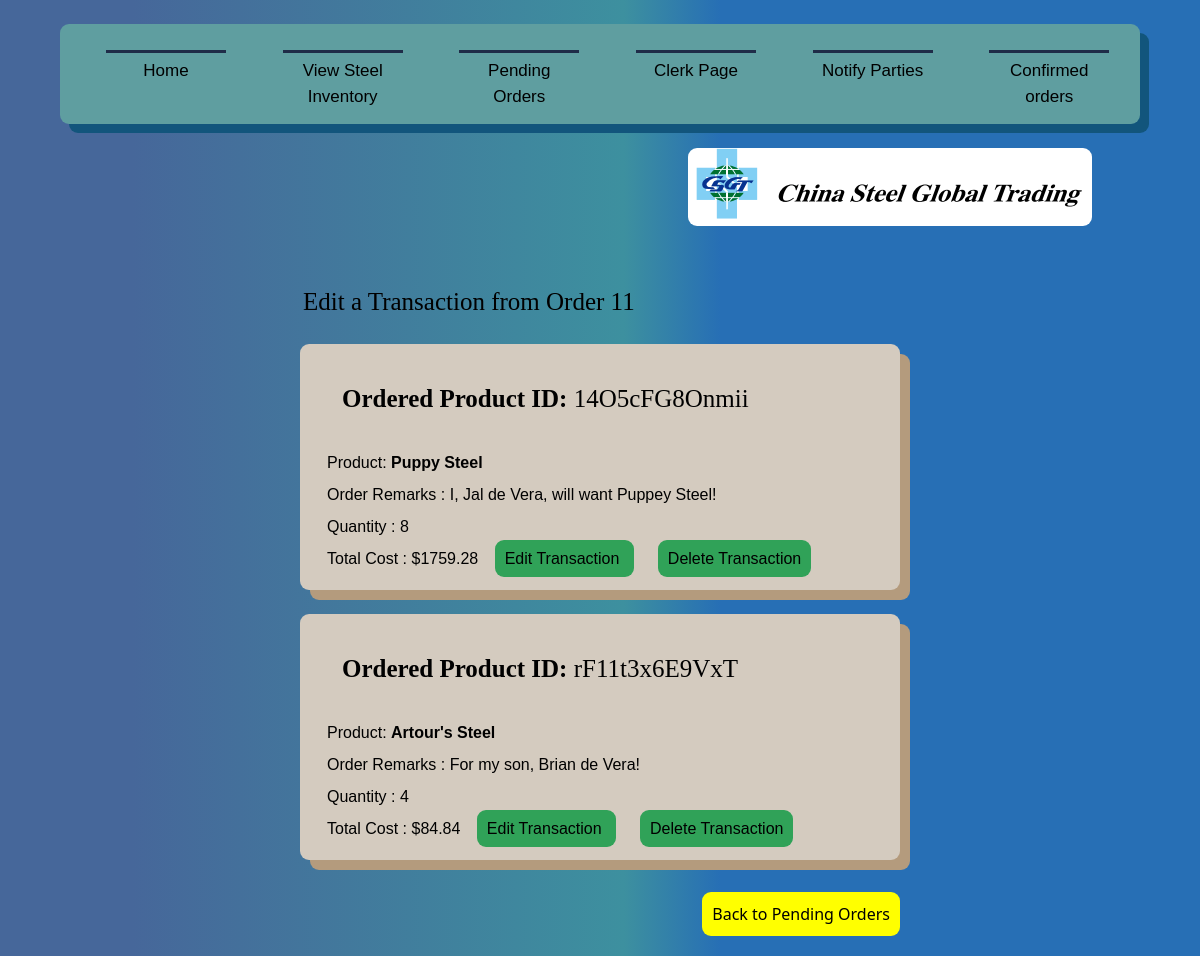
/UnfinishedTransactions/11/ (signed in), run on the app's committed database.
### Inventory/models.py (models this page shows, shortened)
class OrderedProduct(models.Model):
    remarks = models.CharField(max_length=200)
    quantity = models.IntegerField(default=0)
    totalcost = models.DecimalField(default=0, validators=[DecimalValidator(10,2)], decimal_places=2, max_digits=10)
    OrderedProductID = models.CharField(default=None, unique=True, max_length=13)
    OrderID = models.ForeignKey(FinalOrder, default=None, on_delete=models.CASCADE)
    Marks = models.ForeignKey(Product, on_delete=models.CASCADE)
    objects = models.Manager()

class Product(models.Model): #Steels, not food
    objects = models.Manager()
    Name = models.CharField(max_length=200, unique=True)
    Image = models.ImageField(default= "images/defproduct.jpg", blank=True, upload_to="images/") #not have image if we dont have one, uploaded to images folder automatically
    Manufacturer = models.CharField(default=None, max_length=100)
    ManuLoc = models.CharField(default=None,max_length=255)
    Color = models.CharField(default=None, max_length=20)
    Status = models.BooleanField(default=True) #Records incase of removed
    Measurement = models.CharField(default=None, max_length=30)
    Description = models.CharField(default=None, max_length=500)
    GrossWeight = models.CharField(default=None, max_length=40)
    Marks = models.CharField(default=None, null=True, max_length=300)
    Length = models.CharField(max_length=20)
    Cost = models.DecimalField(default=0, validators=[DecimalValidator(5,2)], decimal_places=2, max_digits=7) #declared value USD
    Stock = models.BigIntegerField(default=0)
    Contact = models.CharField(max_length=500)

### Inventory/views.py (the view)
# urls.py: path('UnfinishedTransactions/<int:pk>/', views.EditTrans, name='UnfTrans'),
def EditTrans(request, pk):
    condition = ""
    Order = get_object_or_404(FinalOrder, pk=pk)
    Products = OrderedProduct.objects.filter(OrderID = Order).order_by('-totalcost')
    if request.user.is_authenticated:
        condition = True
        empty = len(Products) == 0
        return render(request,'Inventory/cart.html',{
                    'C' : condition,
                    'Products' : Products,
                    'p' : pk,
                    'e' : empty
                })

### Inventory/templates/Inventory/cart.html (shortened to what this page needs)
{% extends 'Inventory/base.html' %}
{% load static %}
    {% block content %}
        <br><br><br>
        {% if e == True %}
            <div class="container">
                <div class="Largetext" style="position: relative;"> No Products for this order yet! </div><br>
                <a class="Button" href="{% url 'Products2' %}" style="margin-bottom: 1vh; position: relative;"> Back to Pending Orders </a><br><br>
            </div>
        {% else %}
                <div class="Largetext" style="margin-left: 24vw;"> Edit a Transaction from Order {{p}} </div>
                {% for o in Products %}
                <div class="container">
                    <div class="bodytext">
                    <div class="Largetext"> <b>Ordered Product ID:</b>   {{o.OrderedProductID}} </div>
                    Product: <b> {{o.Marks.Name}} </b> <br>
                    Order Remarks : {{o.remarks}} <br>
                    Quantity : {{o.quantity}} <br>
                    Total Cost : ${{o.totalcost}}
                    <a class="Button" href="{% url 'editorder' pk=o.pk %}" style="margin-left: 1vw;"> Edit Transaction </a>
                    <a class="Button" href="{% url 'deltrans' pk=o.pk %}" style="margin-left: 2vw;"> Delete Transaction </a>
                    </div>
                </div>
                <br>
                {% endfor %}
                <a class="Button" href="{% url 'Products2' %}" style=" float: right; margin-right: 25vw; margin-top:1vh; background-color: yellow; position: relative;"> Back to Pending Orders </a>
                <br>
        {% endif %}
    <br><br>
    {% endblock %}

### data on the page
OrderedProduct: OrderedProductID "14O5cFG8Onmii", Marks.Name "Puppy Steel", remarks "I, Jal de Vera, will want Puppey Steel!", quantity "8", totalcost "1759.28"
OrderedProduct: OrderedProductID "rF11t3x6E9VxT", Marks.Name "Artour's Steel", remarks "For my son, Brian de Vera!", quantity "4", totalcost "84.84"

### other printed values
{{ p }} "11"
